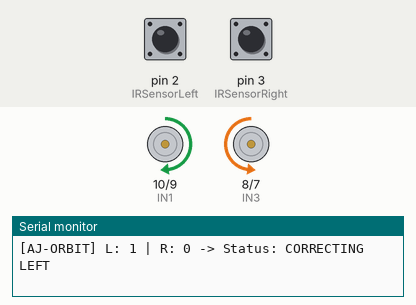
Recording of a sketch running on a simulated Arduino Uno, built with avr-gcc and run on an emulated ATmega328P. Parts: motor-driver pin pairs drawn as motors (green arrow = first pin HIGH = forward, orange = second pin HIGH = backward, longer = more drive, scaled by the enable pin), the last lines printed to the serial monitor. The test bench sets the inputs (shaded band); at power-on: pin 2 (IRSensorLeft) HIGH, pin 3 (IRSensorRight) LOW.

Above: at 1.5 s.
1.6 s: pin 2 (IRSensorLeft) driven LOW
At 2.8 s:
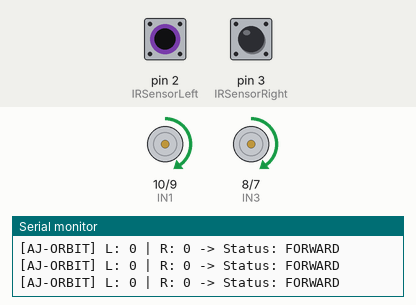
3.1 s: pin 3 (IRSensorRight) driven HIGH
At 3.5 s:
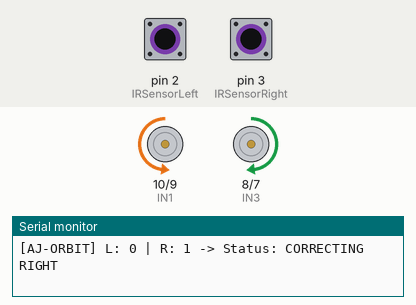
4.6 s: pin 2 (IRSensorLeft) driven HIGH
At 5.3 s:
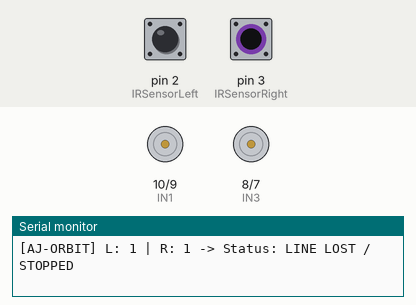
6.5 s: pin 3 (IRSensorRight) driven LOW
At 7.4 s:
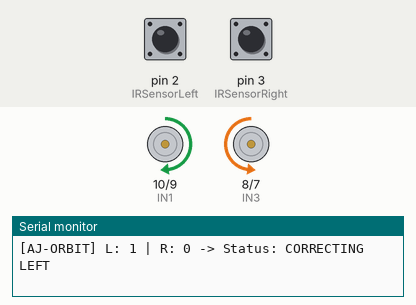
9.5 s: pin 2 (IRSensorLeft) pulsed LOW 2 times (0.12 s each, 0.3 s apart)
At 9.77 s:
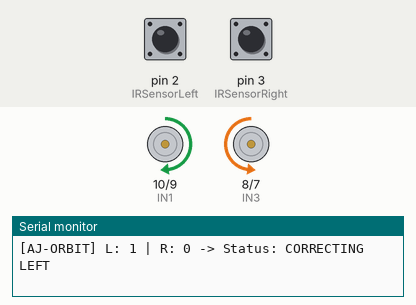
13.1 s: pin 3 (IRSensorRight) pulsed HIGH 5 times (0.12 s each, 0.3 s apart)
At 15.0 s:
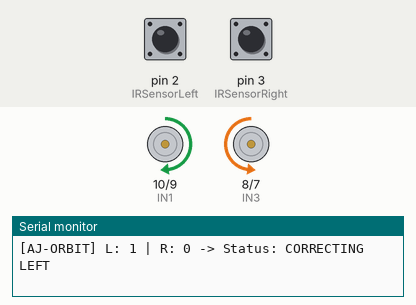
Timing chart, 0 to 16.5 s (numbered marks = the images above; inputs shaded):
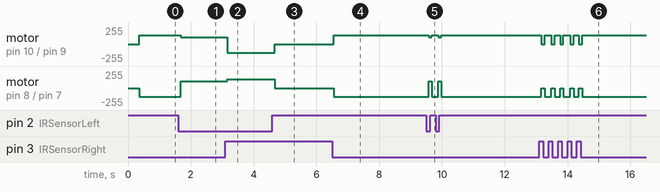

The sketch:

line-following-robot.ino
```cpp
/*
 * =====================================================================
 *  PROJECT      : Autonomous Line Following Robot
 *  SYSTEM / ENG : AJ-ORBIT
 *  AUTHOR       : AJ_ORBIT (The Bhadohi Coder)
 *  VERSION      : 1.0.0
 *  HARDWARE     : Arduino Uno R3 | L298N H-Bridge | Dual IR Sensors
 *  DATE         : 2026
 *  DESCRIPTION  : Dual-sensor line tracking algorithm with differential
 *                 PWM drive control for high-precision autonomous navigation.
 * =====================================================================
 */

// ======================= MOTOR PIN CONFIGURATION =======================
// Motor A (Left Track/Wheel)
const int ENA = 11; // PWM Speed Control
const int IN1 = 10; // Direction Pin 1
const int IN2 = 9;  // Direction Pin 2

// Motor B (Right Track/Wheel)
const int ENB = 6;  // PWM Speed Control
const int IN3 = 8;  // Direction Pin 3
const int IN4 = 7;  // Direction Pin 4

// ========================== SPEED PARAMETERS ==========================
#define BASE_SPEED    100  // Base cruising speed (PWM 0-255)
#define TURN_SPEED    130  // Differential turning speed (PWM 0-255)

// ======================= SENSOR PIN CONFIGURATION ======================
const int IRSensorLeft  = 2;  // Left IR Tracker Digital Pin
const int IRSensorRight = 3;  // Right IR Tracker Digital Pin

// ========================== FUNCTION PROTOTYPES ========================
void moveForward();
void turnRight();
void turnLeft();
void stopMotors();
void printOrbitBanner();

// ================================ SETUP ================================
void setup() {
  // Motor Driver Control Outputs
  pinMode(ENA, OUTPUT);
  pinMode(IN1, OUTPUT);
  pinMode(IN2, OUTPUT);
  pinMode(ENB, OUTPUT);
  pinMode(IN3, OUTPUT);
  pinMode(IN4, OUTPUT);

  // Digital Sensor Inputs
  pinMode(IRSensorLeft, INPUT);
  pinMode(IRSensorRight, INPUT);

  // Initialize AJ-ORBIT Diagnostics Console
  Serial.begin(9600);
  printOrbitBanner();
}

// ============================== MAIN LOOP ==============================
void loop() {
  bool leftSensor  = digitalRead(IRSensorLeft);
  bool rightSensor = digitalRead(IRSensorRight);

  // Real-time telemetry feed
  Serial.print(F("[AJ-ORBIT] L: "));
  Serial.print(leftSensor);
  Serial.print(F(" | R: "));
  Serial.print(rightSensor);
  Serial.print(F(" -> Status: "));

  // Navigation Logic (White Surface = LOW, Black Line = HIGH)
  if (leftSensor == LOW && rightSensor == LOW) {
    Serial.println(F("FORWARD"));
    moveForward();
  }
  else if (leftSensor == LOW && rightSensor == HIGH) {
    Serial.println(F("CORRECTING RIGHT"));
    turnRight();
  }
  else if (leftSensor == HIGH && rightSensor == LOW) {
    Serial.println(F("CORRECTING LEFT"));
    turnLeft();
  }
  else {
    Serial.println(F("LINE LOST / STOPPED"));
    stopMotors();
  }

  delay(20); // Low latency response loop
}

// ========================= NAVIGATION ROUTINES =========================

void moveForward() {
  digitalWrite(IN1, HIGH);
  digitalWrite(IN2, LOW);
  analogWrite(ENA, BASE_SPEED);

  digitalWrite(IN3, HIGH);
  digitalWrite(IN4, LOW);
  analogWrite(ENB, BASE_SPEED);
}

void turnRight() {
  digitalWrite(IN1, LOW);
  digitalWrite(IN2, HIGH);
  analogWrite(ENA, TURN_SPEED);

  digitalWrite(IN3, HIGH);
  digitalWrite(IN4, LOW);
  analogWrite(ENB, TURN_SPEED);
}

void turnLeft() {
  digitalWrite(IN1, HIGH);
  digitalWrite(IN2, LOW);
  analogWrite(ENA, TURN_SPEED);

  digitalWrite(IN3, LOW);
  digitalWrite(IN4, HIGH);
  analogWrite(ENB, TURN_SPEED);
}

void stopMotors() {
  digitalWrite(IN1, LOW);
  digitalWrite(IN2, LOW);
  analogWrite(ENA, 0);

  digitalWrite(IN3, LOW);
  digitalWrite(IN4, LOW);
  analogWrite(ENB, 0);
}

// ======================= SERIAL BRANDING BANNER =======================
void printOrbitBanner() {
  Serial.println(F("=================================================="));
  Serial.println(F("              >>>  AJ-ORBIT CORE  <<<            "));
  Serial.println(F("       AUTONOMOUS LINE TRACKING SYSTEM v1.0       "));
  Serial.println(F("          Developed by: Anant Jaiswal         "));
  Serial.println(F("=================================================="));
  Serial.println(F("[SYSTEM] Motor drivers initialized..."));
  Serial.println(F("[SYSTEM] IR sensors active..."));
  Serial.println(F("[SYSTEM] Ready to trace line.\n"));
}
```

Measured:
- after the input at 1.6 s, motor on pin 10 (IN1) / pin 9 (IN2): forward 130/255 → forward 100/255 after 0.07 s; motor on pin 8 (IN3) / pin 7 (IN4): backward 130/255 → forward 100/255 after 0.07 s
- after the input at 3.1 s, motor on pin 10 (IN1) / pin 9 (IN2): forward 100/255 → backward 130/255 after 0.06 s; motor on pin 8 (IN3) / pin 7 (IN4): forward 100/255 → forward 130/255 after 0.06 s
- after the input at 4.6 s, motor on pin 10 (IN1) / pin 9 (IN2): backward 130/255 → stopped after 0.08 s; motor on pin 8 (IN3) / pin 7 (IN4): forward 130/255 → stopped after 0.08 s
- after the input at 6.5 s, motor on pin 10 (IN1) / pin 9 (IN2): stopped → forward 130/255 after 0.06 s; motor on pin 8 (IN3) / pin 7 (IN4): stopped → backward 130/255 after 0.06 s
